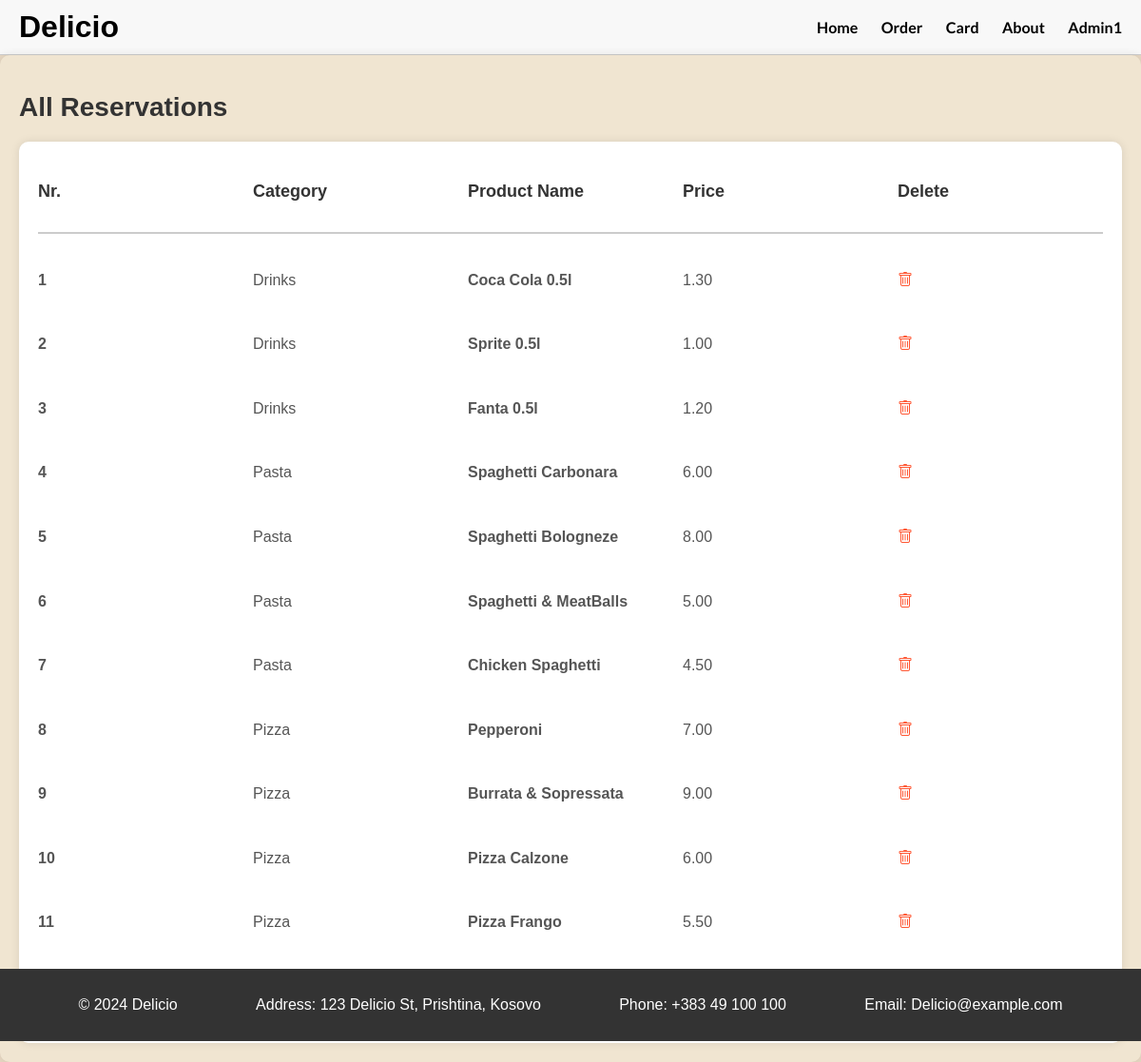
/AdminProducts.php, run on the app's committed database.
### tables this page shows
CREATE TABLE `products` (
  `ProductID` int(11) NOT NULL,
  `Name` varchar(100) NOT NULL,
  `Price` decimal(10,2) NOT NULL,
  `Category` varchar(50) DEFAULT NULL
);

### AdminProducts.php (the view, shortened to what this page needs)
<?php
include "Header_Footer/Header.php";
$stmt = $pdo->prepare("SELECT * FROM `products`");
$stmt->execute();
$products = $stmt->fetchAll(PDO::FETCH_ASSOC);
?>
<!DOCTYPE html>
<html lang="en">
<head>
</head>
<body>
    <div class="allresHis">
        <h1>All Reservations</h1>
        <div class="resDetails">
            <div class="headerResHis">
                <p>Nr.</p>
                <p>Category</p>
                <p>Product Name</p>
                <p>Price</p>
                <p>Delete</p>
            </div>
            <div class="productsInAdmin reservationsMade">
            <?php
                $count = 1;
                foreach ($products as $row) {
                    ?>
                    <div class="resRow detilPro">
                        <p><?php echo $count; ?></p>
                        <p><?php echo $row['Category']; ?></p>
                        <p><?php echo $row['Name']; ?></p>
                        <p><?php echo $row['Price']; ?></p>
                        <p id="<?php echo $row['ProductID']; ?>" onclick="confirmDelete(<?php echo $row['ProductID']; ?>)"><i class="bi bi-trash"></i></p>
                    </div>
                    <?php
                    $count++;
                }
                ?>
            </div>
        </div>
    </div>
</body>
</html>
<?php
include "Header_Footer/Footer.php";
?>

### style.css (style rules this page uses)
body { margin: 0; font-family: Arial, sans-serif; background-color: #E8D8C3; }
p { line-height: 1.6; }
.bi-trash { color: #FF5733; cursor: pointer; }
.allresHis { background-color: #f0e5d1; padding: 20px; border-radius: 10px; box-shadow: 0 0 10px rgba(0, 0, 0, 0.1); }
.allresHis h1 { font-size: 28px; color: #333; margin-bottom: 20px; }
.resDetails { background-color: #fff; border-radius: 10px; padding: 20px; box-shadow: 0 0 10px rgba(0, 0, 0, 0.1); display: flex; flex-direction: column; align-items: center; }
.headerResHis { width: 100%; display: grid; grid-template-columns: repeat(5, 1fr); gap: 10px; border-bottom: 2px solid #ccc; padding-bottom: 10px; }
.headerResHis p { font-size: 18px; font-weight: bold; color: #333; }
.reservationsMade { margin-top: 20px; width: 100%; }
.resRow { display: grid; grid-template-columns: repeat(5, 1fr); gap: 10px; margin-bottom: 10px; width: 100%; }
.resRow p { font-size: 16px; color: #555; }
.resRow p:nth-child(odd) { font-weight: bold; }
.resRow p:last-child { text-transform: capitalize; }

### data on the page
products: Category "Drinks", Name "Coca Cola 0.5l", Price "1.30"
products: Category "Drinks", Name "Sprite 0.5l", Price "1.00"
products: Category "Drinks", Name "Fanta 0.5l", Price "1.20"
products: Category "Pasta", Name "Spaghetti Carbonara", Price "6.00"
products: Category "Pasta", Name "Spaghetti Bologneze", Price "8.00"
products: Category "Pasta", Name "Spaghetti & MeatBalls", Price "5.00"
products: Category "Pasta", Name "Chicken Spaghetti", Price "4.50"
products: Category "Pizza", Name "Pepperoni", Price "7.00"
products: Category "Pizza", Name "Burrata & Sopressata", Price "9.00"
products: Category "Pizza", Name "Pizza Calzone", Price "6.00"
products: Category "Pizza", Name "Pizza Frango", Price "5.50"

### other printed values
$_SESSION['loggedInUser'] "Admin1"
